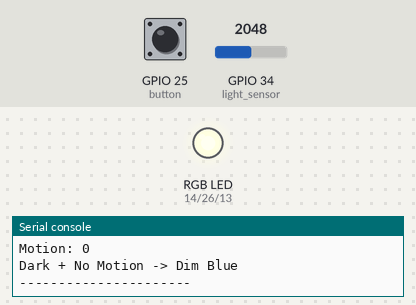
The program below on a simulated ESP32 board running MicroPython. Shown: an RGB LED mixed from three pins (HIGH = lit), the last lines printed to the serial console. Inputs (shaded band) come from the test bench; at power-on: GPIO 25 (button) HIGH, GPIO 34 (light_sensor) = 2048 (analog values on the 0–4095 scale). The clock reads 2024-03-15 10:24:30 at power-on unless the program sets it.

Above: at 1.2 s.
1.3 s: GPIO 25 (button) pulled LOW for 1.85 s
At 3.5 s:
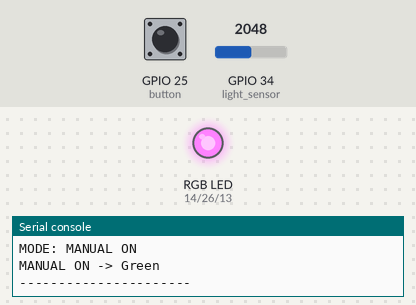
4.6 s: GPIO 25 (button) pulled LOW for 1.85 s
At 6.6 s:
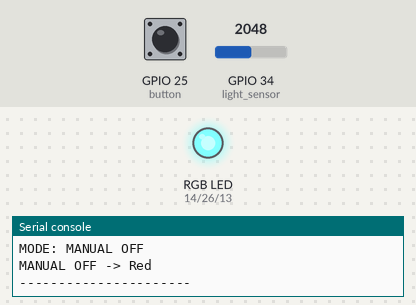
7.9 s: GPIO 25 (button) pulled LOW for 3.2 s
At 9.0 s:
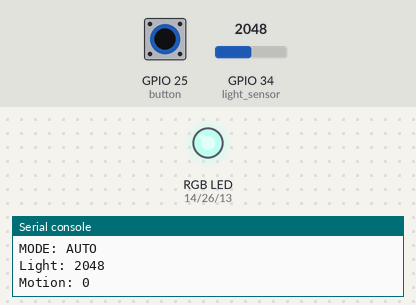
12.6 s: GPIO 34 (light_sensor) set to 1836
14.7 s: GPIO 34 (light_sensor) set to 1726
At 17.5 s:
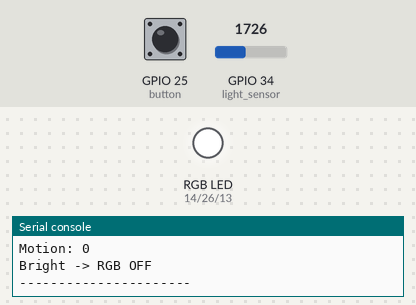
Timing chart, 0 to 19.0 s (numbered marks = the images above; inputs shaded):
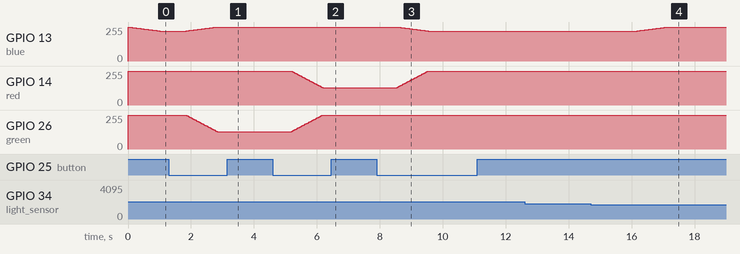

Measured:
- the behaviour switches between 1800 and 1799 on GPIO 34 (light_sensor) (found by bisection; images 3 and 4)
- after the input at 1.3 s, GPIO 13 (blue): moves from 225/255 to 255/255 over 0.96 s, starting after 0.55 s; GPIO 26 (green): moves from 255/255 to 130/255 over 0.98 s, starting after 0.55 s
- after the input at 4.6 s, GPIO 14 (red): moves from 255/255 to 130/255 over 0.98 s, starting after 0.60 s; GPIO 26 (green): moves from 130/255 to 255/255 over 0.98 s, starting after 0.60 s
- after the input at 7.9 s, GPIO 13 (blue): moves from 255/255 to 225/255 over 0.96 s, starting after 0.67 s; GPIO 14 (red): moves from 130/255 to 255/255 over 0.98 s, starting after 0.65 s
- after the input at 14.7 s, GPIO 13 (blue): moves from 225/255 to 255/255 over 0.96 s, starting after 1.5 s

The program:

main.py
```python
from machine import Pin, ADC, PWM
import time

# RGB LED - Common Anode
red = PWM(Pin(14))
green = PWM(Pin(26))
blue = PWM(Pin(13))

red.freq(1000)
green.freq(1000)
blue.freq(1000)

# Sensors
light_sensor = ADC(Pin(34))
light_sensor.atten(ADC.ATTN_11DB)
light_sensor.width(ADC.WIDTH_12BIT)

motion_sensor = Pin(27, Pin.IN)

# Button
button = Pin(25, Pin.IN, Pin.PULL_UP)

# Variables
mode = 0
last_button_state = 1
motion_timeout = 5
last_motion_time = 0

# Common Anode:
# 0 = OFF in our function
# 1023 = FULL brightness in our function
def set_color(r, g, b):
    red.duty(1023 - r)
    green.duty(1023 - g)
    blue.duty(1023 - b)

def off():
    set_color(0, 0, 0)

def fade_color(start, end, steps=50, delay=0.02):
    for i in range(steps + 1):
        r = int(start[0] + (end[0] - start[0]) * i / steps)
        g = int(start[1] + (end[1] - start[1]) * i / steps)
        b = int(start[2] + (end[2] - start[2]) * i / steps)
        set_color(r, g, b)
        time.sleep(delay)

current_color = (0, 0, 0)

def go_to_color(target):
    global current_color
    fade_color(current_color, target)
    current_color = target

print("RGB Smart Lighting System Running...")

while True:
    button_state = button.value()

    # Button changes mode
    if button_state == 0 and last_button_state == 1:
        mode += 1

        if mode > 2:
            mode = 0

        if mode == 0:
            print("MODE: AUTO")
        elif mode == 1:
            print("MODE: MANUAL ON")
        elif mode == 2:
            print("MODE: MANUAL OFF")

        time.sleep(0.3)

    last_button_state = button_state

    # AUTO MODE
    if mode == 0:
        light_value = light_sensor.read()
        motion = motion_sensor.value()

        print("Light:", light_value)
        print("Motion:", motion)

        # Bright environment
        if light_value < 1800:
            go_to_color((0, 0, 0))
            print("Bright -> RGB OFF")

        # Dark environment
        else:
            if motion == 1:
                last_motion_time = time.time()
                go_to_color((500, 500, 500))  # white, safe brightness
                print("Dark + Motion -> White")

            else:
                elapsed = time.time() - last_motion_time

                if elapsed < motion_timeout:
                    go_to_color((500, 500, 500))
                    print("Timeout -> Still White")

                else:
                    go_to_color((0, 0, 120))  # dim blue
                    print("Dark + No Motion -> Dim Blue")

    # MANUAL ON
    elif mode == 1:
        go_to_color((0, 500, 0))  # green
        print("MANUAL ON -> Green")

    # MANUAL OFF
    elif mode == 2:
        go_to_color((500, 0, 0))  # red status
        print("MANUAL OFF -> Red")

    print("----------------------")
    time.sleep(0.5)
```
